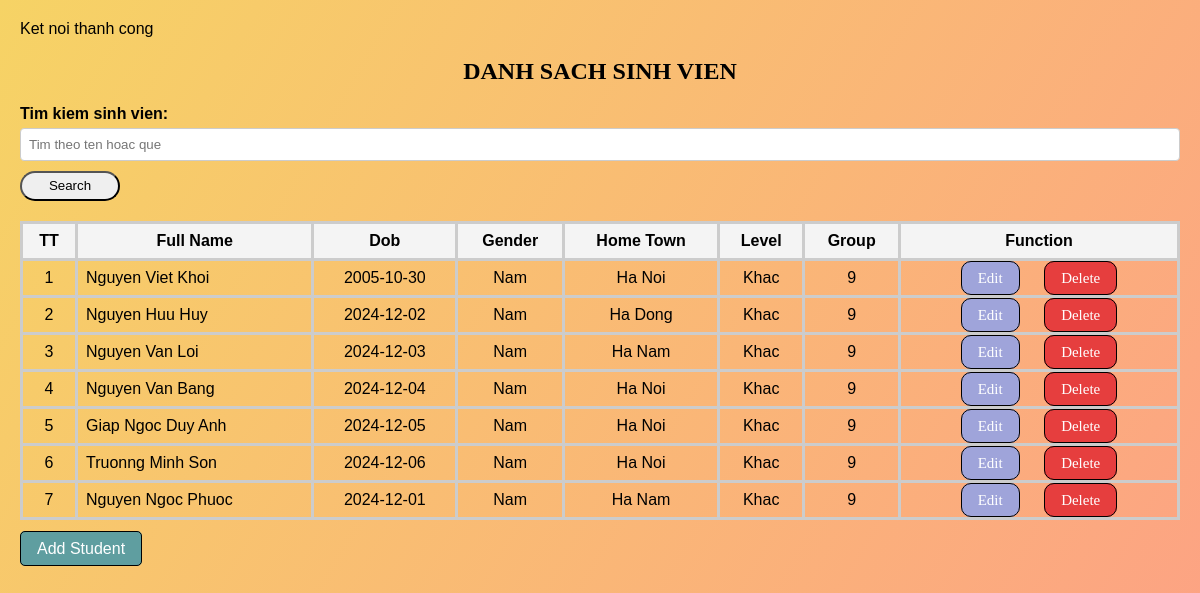
/php/index.php, run on the app's committed database.
### tables this page shows
CREATE TABLE `table_student` (
  `id` int(50) NOT NULL,
  `full_name` varchar(255) NOT NULL,
  `dob` date NOT NULL,
  `gender` int(10) NOT NULL,
  `hometown` varchar(255) NOT NULL,
  `level_id` int(20) NOT NULL,
  `group_id` int(20) NOT NULL
);

### php/index.php (the view, shortened to what this page needs)
<?php
include "databasename.php";
?>
<!DOCTYPE html>
<html lang="en">
<head>
    <link rel="stylesheet" href="../css/style0.css">
</head>
<body>
    <h2>DANH SACH SINH VIEN</h2>
    <form action="index.php" method="GET">
        <label for="search">Tim kiem sinh vien:</label>
        <input type="text" name="search" id="search" placeholder="Tim theo ten hoac que">
        <button type="submit">Search</button>
    </form>
    <table>
        <tr>
            <th>TT</th>
            <th>Full Name</th>
            <th>Dob</th>
            <th>Gender</th>
            <th>Home Town</th>
            <th>Level</th>
            <th>Group</th>
            <th>Function</th>
        </tr>
        <tbody>
        <?php
        $search = $_GET['search'] ?? "";
        $query = "SELECT * FROM table_student WHERE full_name LIKE '%$search%' OR hometown LIKE '%$search%'";
        $result = $conn->query($query);
        while ($row = $result->fetch_assoc()) { ?>
            <tr>
                <td class="btn function"><?php echo $row["id"]; ?></td>
                <td><?php echo $row["full_name"]; ?></td>
                <td class="btn function"><?php echo $row["dob"]; ?></td>
                <td class="btn function"><?php echo $row["gender"] == 1 ? "Nam" :  "Nu"; ?></td>
                <td class="btn function"><?php echo $row["hometown"]; ?></td>
                <td class="btn function">
                    <?php $levels=["Tien si", "Thac si", "Ky su",  "Khac"];
                     echo $levels[$row["level_id"]]; ?>
                </td>
                <td class="btn function"><?php echo $row["group_id"];?></td>
                <td class="btn function">
                    <a class="btn edit" href="edit.php?id=<?php echo $row["id"]; ?>" >Edit</a>
                    <a class="btn delete" href="delete.php?id=<?php echo $row["id"]; ?>" onclick = "return confirm('Realy delete?')//Hoi lai, lua chon xem chac chan muon xoa hay khong?;">Delete</a>
                </td>
            </tr>
        <?php } ?>
        </tbody>
    </table>
    <td>
        <a class="editadd" href="add.php"> Add Student </a>
    </td>
</body>
</html>

### css/style0.css (style rules this page uses)
body { font-family: Arial, sans-serif; margin: 20px; background: linear-gradient(120deg, #f6d365, #fda085); }
h2 { font-family: 'Times New Roman', Times, serif; text-align: center; }
table { width: 100%; border-collapse: collapse; margin-bottom: 20px; }
table, th, td { border: 3px solid #ccc; }
th, td { text-align: left; padding: 8px; }
th { background-color: #f4f4f4; text-align: center; }
form { margin-bottom: 20px; }
label { display: block; margin-bottom: 5px; font-weight: bold; }
input, select { width: 100%; padding: 8px; margin-bottom: 10px; border: 1px solid #ccc; border-radius: 4px; }
button[type=submit] { width: 100px; height: 30px; border-radius: 30px; }
.btn.edit { border: 1px solid black; background-color: rgb(159, 164, 218); font-size: 15px; font-family: 'Times New Roman', Times, serif; width: 300px; padding: auto; margin: 10px; text-align: center; border-radius: 10px; }
td a.btn { padding: 8px 16px; margin-right: 10px; text-decoration: none; color: white; border-radius: 5px; text-align: center; }
.btn.delete { border: 1px solid black; background-color: rgb(230, 62, 62); font-size: 15px; font-family: 'Times New Roman', Times, serif; width: 20px; padding: auto; margin: 10px; text-align: center; border-radius: 10px; }
.btn.function { text-align: center; }
.editadd { padding: 8px 16px; margin-right: 10px; border: 1px solid black; background-color: cadetblue; text-decoration: none; color: white; border-radius: 5px; text-align: center; }

### data on the page
table_student: id "1", full_name "Nguyen Viet Khoi", dob "2005-10-30", gender "Nam", hometown "Ha Noi", level "Khac", group "9"
table_student: id "2", full_name "Nguyen Huu Huy", dob "2024-12-02", gender "Nam", hometown "Ha Dong", level "Khac", group "9"
table_student: id "3", full_name "Nguyen Van Loi", dob "2024-12-03", gender "Nam", hometown "Ha Nam", level "Khac", group "9"
table_student: id "4", full_name "Nguyen Van Bang", dob "2024-12-04", gender "Nam", hometown "Ha Noi", level "Khac", group "9"
table_student: id "5", full_name "Giap Ngoc Duy Anh", dob "2024-12-05", gender "Nam", hometown "Ha Noi", level "Khac", group "9"
table_student: id "6", full_name "Truonng Minh Son", dob "2024-12-06", gender "Nam", hometown "Ha Noi", level "Khac", group "9"
table_student: id "7", full_name "Nguyen Ngoc Phuoc", dob "2024-12-01", gender "Nam", hometown "Ha Nam", level "Khac", group "9"
